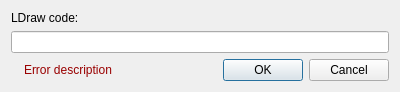
<?xml version="1.0" encoding="UTF-8"?>
<ui version="4.0">
 <class>EditRawUI</class>
 <widget class="QDialog" name="EditRawUI">
  <property name="geometry">
   <rect>
    <x>0</x>
    <y>0</y>
    <width>400</width>
    <height>85</height>
   </rect>
  </property>
  <property name="windowTitle">
   <string>Edit LDraw Code</string>
  </property>
  <layout class="QVBoxLayout" name="verticalLayout">
   <item>
    <widget class="QLabel" name="label">
     <property name="text">
      <string>LDraw code:</string>
     </property>
    </widget>
   </item>
   <item>
    <widget class="QLineEdit" name="code"/>
   </item>
   <item>
    <layout class="QHBoxLayout" name="horizontalLayout">
     <item>
      <widget class="QLabel" name="errorIcon">
       <property name="maximumSize">
        <size>
         <width>16</width>
         <height>16</height>
        </size>
       </property>
       <property name="text">
        <string/>
       </property>
       <property name="pixmap">
        <pixmap resource="../../ldforge.qrc">:/icons/error.png</pixmap>
       </property>
       <property name="scaledContents">
        <bool>true</bool>
       </property>
      </widget>
     </item>
     <item>
      <widget class="QLabel" name="errorDescription">
       <property name="enabled">
        <bool>true</bool>
       </property>
       <property name="styleSheet">
        <string notr="true">color: #900</string>
       </property>
       <property name="text">
        <string>Error description</string>
       </property>
      </widget>
     </item>
     <item>
      <widget class="QDialogButtonBox" name="buttonBox">
       <property name="orientation">
        <enum>Qt::Horizontal</enum>
       </property>
       <property name="standardButtons">
        <set>QDialogButtonBox::Cancel|QDialogButtonBox::Ok</set>
       </property>
      </widget>
     </item>
    </layout>
   </item>
  </layout>
 </widget>
 <resources>
  <include location="../../ldforge.qrc"/>
 </resources>
 <connections>
  <connection>
   <sender>buttonBox</sender>
   <signal>accepted()</signal>
   <receiver>EditRawUI</receiver>
   <slot>accept()</slot>
   <hints>
    <hint type="sourcelabel">
     <x>248</x>
     <y>254</y>
    </hint>
    <hint type="destinationlabel">
     <x>157</x>
     <y>274</y>
    </hint>
   </hints>
  </connection>
  <connection>
   <sender>buttonBox</sender>
   <signal>rejected()</signal>
   <receiver>EditRawUI</receiver>
   <slot>reject()</slot>
   <hints>
    <hint type="sourcelabel">
     <x>316</x>
     <y>260</y>
    </hint>
    <hint type="destinationlabel">
     <x>286</x>
     <y>274</y>
    </hint>
   </hints>
  </connection>
 </connections>
</ui>
